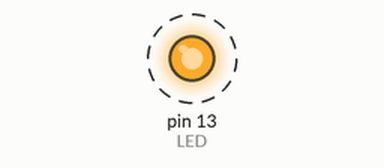
This sketch was run on a simulated Arduino Uno, built with avr-gcc and run on an emulated ATmega328P. Shown: output pins drawn as LEDs (lit = HIGH). Dashed ring = blinking.

Above: at 0.5 s.
Timing chart, 0 to 4.6 s (numbered marks = the images above):
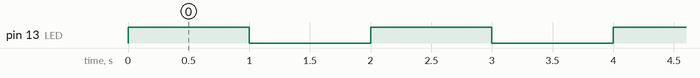

Measured:
- by itself, pin 13 (LED): alternates HIGH for 1.0 s and LOW for 1.0 s

The sketch:

Diagnostic_BlinkingLED.ino
```cpp
//Diagnostic Code, makes the built in LED blink on the Arduino.
//Replace LED_BUILTIN with a pin # to use another LED.
const int LED = LED_BUILTIN;

void setup() {
  pinMode(LED, OUTPUT);
}

void loop() {
  blink();
}

void blink() {
  digitalWrite(LED, HIGH);
  delay(1000);
  digitalWrite(LED, LOW);
  delay(1000);
}
```
